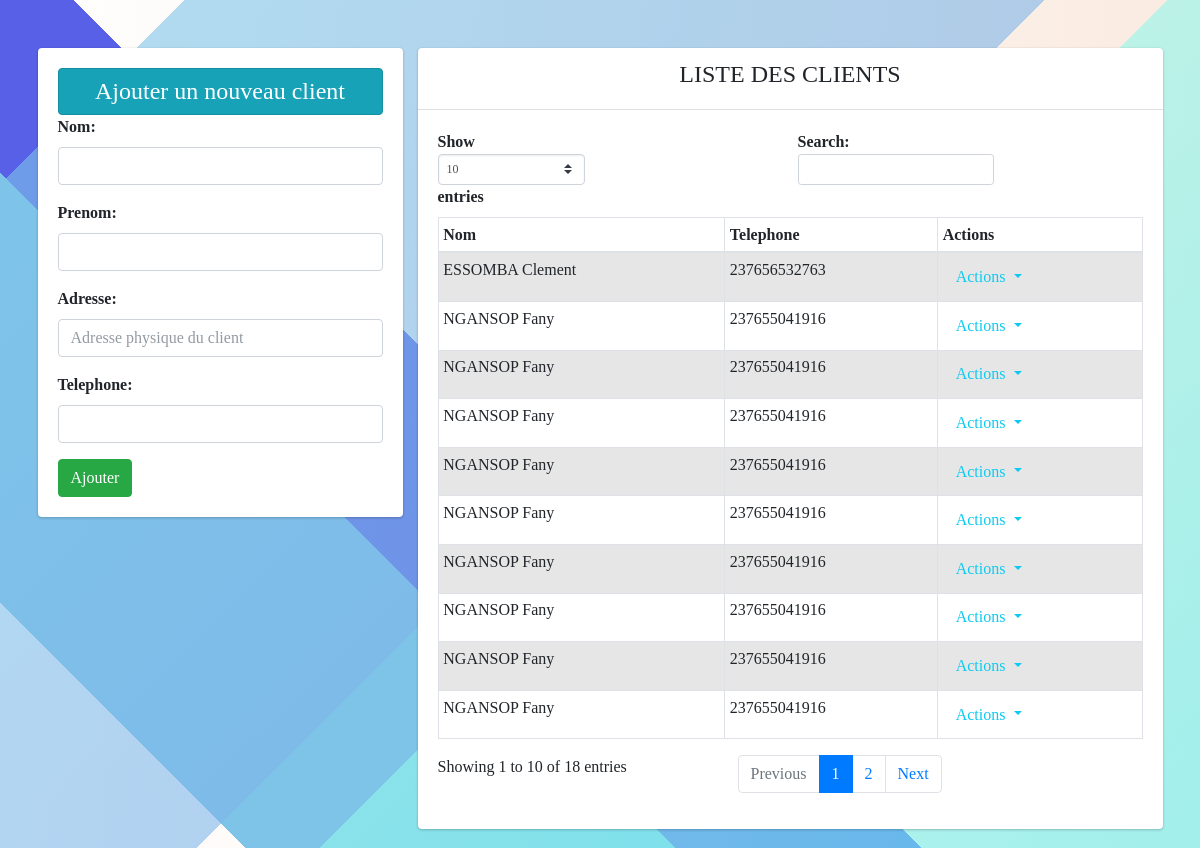
/client/, run on an earlier commit of the app's database.
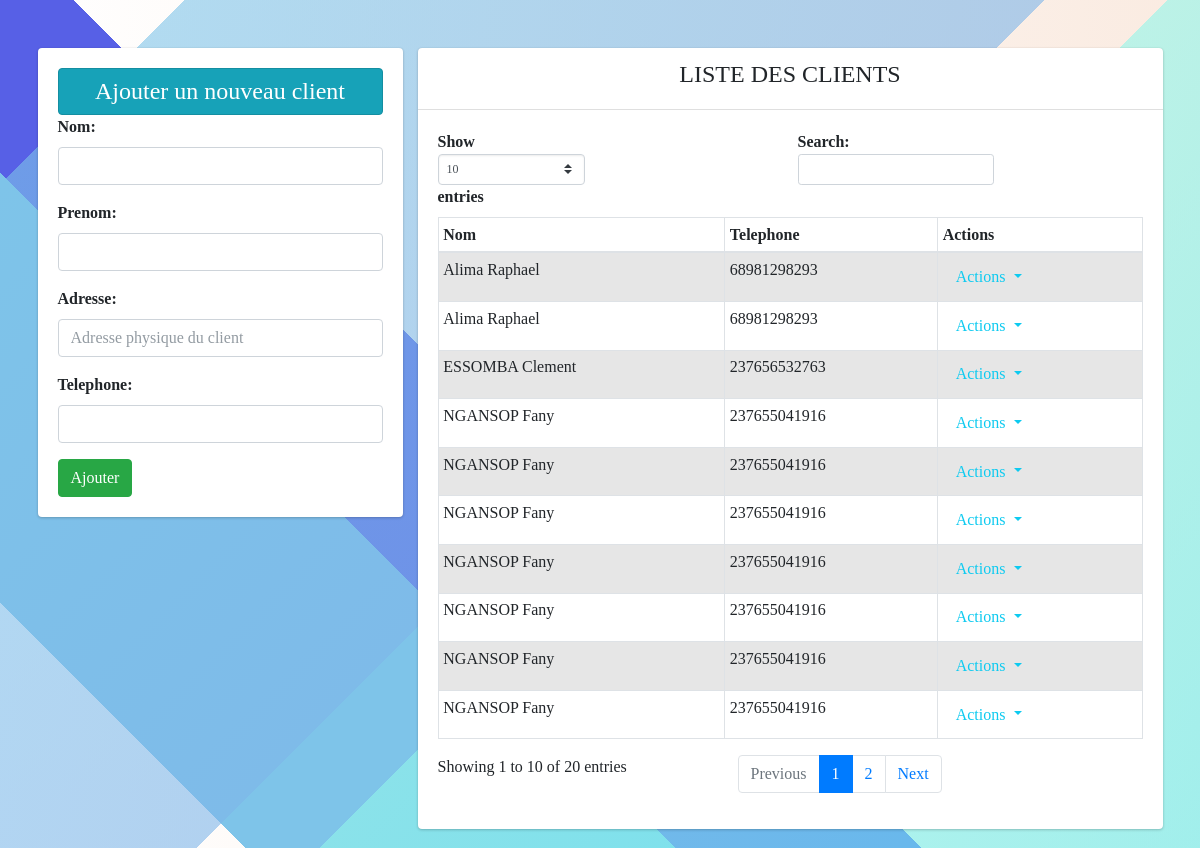
And on a later commit of the database.
### client/models.py (models this page shows, shortened)
class Client(models.Model):
    nom = models.CharField(max_length=70)
    prenom = models.CharField(max_length=70)
    telephone = models.IntegerField(max_length=70)
    adresse = models.CharField(max_length=200)
    dtn=models.DateField(blank=True)
    lieu = models.CharField(max_length=200,blank=True, null=True)
    photo = models.ImageField(null=True, blank=True, upload_to="photos/")
    created_at = models.DateTimeField(auto_now_add=True,blank=True)
    updated_at = models.DateTimeField(auto_now=True,blank=True)
    agence = models.ForeignKey(Agence, null=True, on_delete=models.SET_NULL)
    user = models.ForeignKey(User, null=True, on_delete=models.SET_NULL)

### client/views.py (the view)
# urls.py: path('client/',views.traiter_client, name = "edit"),
def traiter_client(request):
    if request.method == 'POST':
        fm = ClientStore(request.POST)
        if fm.is_valid():
            nom = fm.cleaned_data['nom']
            pren = fm.cleaned_data['prenom']
            tel = fm.cleaned_data['telephone']
            adr = fm.cleaned_data['adresse']
            reg = Client(nom = nom, prenom = pren, telephone =tel , adresse = adr)
            reg.save()
            fm = ClientStore()
    else:
        fm = ClientStore()
    clien = Client.objects.all()
    return render(request, 'Clients/edit.html',{'form':fm, 'cli':clien})

### client/forms.py
class ClientStore(forms.ModelForm):
    class Meta:
        model = Client
        fields = ['nom', 'prenom', 'adresse', 'telephone']
        widgets = {
            'nom': forms.TextInput(attrs={'class': 'form-control'}),
            'prenom': forms.TextInput(attrs={'class': 'form-control'}),
            'telephone': forms.TextInput(attrs={'class': 'form-control'}),
            'adresse': forms.TextInput(attrs={'class': 'form-control','placeholder':'Adresse physique du client'}),
            'dtn': forms.DateField(),
            'lieu': forms.CharField(),
            'photo':forms.ImageField(),
        }

### client/templates/Clients/edit.html (shortened to what this page needs)
{% extends 'Clients/client.html' %}
{% block content %}
<div class="row">
    <div class="col-md-4 col-sm-12">
      <div class="card">
        <div class="card-body">
          <h4 class="text-center alert alert alert-info ">Ajouter un nouveau client </h4>
          <form action="" method="POST">
              {{form.as_p}}
              <input type="submit" class="btn btn-success" value="Ajouter">
          </form>
        </div>
      </div>
    </div>
    <div class="col-md-8 col-sm-12">
        <div class="card">
          <div class="card-header"><h4 class="text-center">LISTE DES CLIENTS</h4></div>
          <div class="card-body">
            <div class="table-responsive">
        {% if cli %}
        <table class="table table-hover table-bordered table-sm table-striped data-table">
            <thead>
              <tr>
                <th scope="col">Nom</th>
                <th scope="col">Telephone</th>
                <th scope="col">Actions</th>
              </tr>
            </thead>
            <tbody>
                {% for st in cli %}
                  <tr>
                    <td><a href="/client/show/{{st.id}}" class="">{{st.nom}} {{st.prenom}}</a></td>
                    <td>{{st.telephone}}</td>
                    <td>
                      <div class="dropdown">
                        <button class="btn link-info dropdown-toggle" type="button" id="dropdownMenuButton" data-toggle="dropdown" aria-haspopup="true" aria-expanded="false">
                          Actions
                        </button>
                      </div>
                    </td>
                  </tr>
                  {% endfor %}
                </tbody>
              </table>
            {% else %}
            <h4 class="text-center alert alert-warning">Pas d'enregistrement</h4>
            {% endif %}
            </div>
          </div>
        </div>
    </div>
</div>
{% endblock content %}

What changed in the data, as far as the page shows it:
no longer on this page (row edited): Client: nom "NGANSOP", prenom "Fany", telephone "237655041916"
no longer on this page (row edited): Client: nom "NGANSOP", prenom "Fany", telephone "237655041916"
added Client: nom "Alima", prenom "Raphael", telephone "68981298293"
added Client: nom "Alima", prenom "Raphael", telephone "68981298293"
Also different on the page:
text written by a page script: "Show entries Search: Showing 1 to 10 of 18 entries Previous 1 2 Next" → "Show entries Search: Showing 1 to 10 of 20 entries Previous 1 2 Next"
